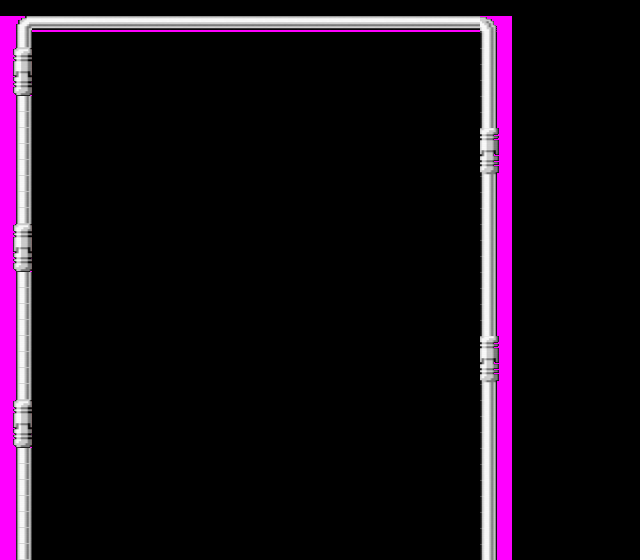

Below is a game level as drawn by its tile map, then a one-line description and the .tmx that defines it (tile-layer data replaced by summaries):
An orthogonal 20x35 tile map with 32x16 px tiles, 2 tile layers (escenario, plataformas) and 97 objects (12x ladrillo-verde, 12x ladrillo-azul, 12x ladrillo-morado, 12x ladrillo-naranja, 12x ladrillo-marron, ...).

<map version="1.0" orientation="orthogonal" width="20" height="35" tilewidth="32" tileheight="16">
 <properties>
  <property name="imagen_fondo" value="fondo-nivel1" />
  <property name="imagen_tileset" value="tileset" />
  <property name="musica" value="musica-nivel1" />
  <property name="x0" value="32" />
  <property name="x1" value="480" />
  <property name="xml_bola" value="/apps/arkanoid/xml/bola.xml" />
  <property name="xml_item" value="/apps/arkanoid/xml/item.xml" />
  <property name="y0" value="32" />
  <property name="y1" value="546" />
 </properties>
 <tileset firstgid="1" name="tileset" tilewidth="32" tileheight="16">
  <image source="../media/tileset.bmp" trans="ff00ff" width="96" height="64" />
 </tileset>
 <layer name="escenario" width="20" height="35">
  <data>[700 cells, 0 non-empty, 0 distinct tile ids]</data>
 </layer>
 <layer name="plataformas" width="20" height="35">
  <data>[700 cells, 82 non-empty, 11 distinct tile ids]</data>
 </layer>
 <objectgroup name="actores" width="20" height="35">
  <object name="Pala" type="pala" x="224" y="496" width="96" height="32">
   <properties>
    <property name="jugador" value="pj1" />
    <property name="xml" value="/apps/arkanoid/xml/pala.xml" />
   </properties>
  </object>
  <object name="Ve" type="ladrillo-verde" x="384" y="96" width="32" height="16">
   <properties>
    <property name="xml" value="/apps/arkanoid/xml/ladrillo.xml" />
   </properties>
  </object>
  <object name="Az" type="ladrillo-azul" x="64" y="176" width="32" height="16">
   <properties>
    <property name="xml" value="/apps/arkanoid/xml/ladrillo.xml" />
   </properties>
  </object>
  <object name="Mo" type="ladrillo-morado" x="64" y="112" width="32" height="16">
   <properties>
    <property name="xml" value="/apps/arkanoid/xml/ladrillo.xml" />
   </properties>
  </object>
  <object name="Ve" type="ladrillo-verde" x="416" y="96" width="32" height="16">
   <properties>
    <property name="xml" value="/apps/arkanoid/xml/ladrillo.xml" />
   </properties>
  </object>
  <object name="Ve" type="ladrillo-verde" x="288" y="96" width="32" height="16">
   <properties>
    <property name="xml" value="/apps/arkanoid/xml/ladrillo.xml" />
   </properties>
  </object>
  <object name="Ve" type="ladrillo-verde" x="320" y="96" width="32" height="16">
   <properties>
    <property name="xml" value="/apps/arkanoid/xml/ladrillo.xml" />
   </properties>
  </object>
  <object name="Ve" type="ladrillo-verde" x="352" y="96" width="32" height="16">
   <properties>
    <property name="xml" value="/apps/arkanoid/xml/ladrillo.xml" />
   </properties>
  </object>
  <object name="Ve" type="ladrillo-verde" x="256" y="96" width="32" height="16">
   <properties>
    <property name="xml" value="/apps/arkanoid/xml/ladrillo.xml" />
   </properties>
  </object>
  <object name="Ve" type="ladrillo-verde" x="224" y="96" width="32" height="16">
   <properties>
    <property name="xml" value="/apps/arkanoid/xml/ladrillo.xml" />
   </properties>
  </object>
  <object name="Ve" type="ladrillo-verde" x="192" y="96" width="32" height="16">
   <properties>
    <property name="xml" value="/apps/arkanoid/xml/ladrillo.xml" />
   </properties>
  </object>
  <object name="Ve" type="ladrillo-verde" x="96" y="96" width="32" height="16">
   <properties>
    <property name="xml" value="/apps/arkanoid/xml/ladrillo.xml" />
   </properties>
  </object>
  <object name="Ve" type="ladrillo-verde" x="160" y="96" width="32" height="16">
   <properties>
    <property name="xml" value="/apps/arkanoid/xml/ladrillo.xml" />
   </properties>
  </object>
  <object name="Ve" type="ladrillo-verde" x="128" y="96" width="32" height="16">
   <properties>
    <property name="xml" value="/apps/arkanoid/xml/ladrillo.xml" />
   </properties>
  </object>
  <object name="Ve" type="ladrillo-verde" x="64" y="96" width="32" height="16">
   <properties>
    <property name="xml" value="/apps/arkanoid/xml/ladrillo.xml" />
   </properties>
  </object>
  <object name="Az" type="ladrillo-azul" x="96" y="176" width="32" height="16">
   <properties>
    <property name="xml" value="/apps/arkanoid/xml/ladrillo.xml" />
   </properties>
  </object>
  <object name="Az" type="ladrillo-azul" x="128" y="176" width="32" height="16">
   <properties>
    <property name="xml" value="/apps/arkanoid/xml/ladrillo.xml" />
   </properties>
  </object>
  <object name="Az" type="ladrillo-azul" x="160" y="176" width="32" height="16">
   <properties>
    <property name="xml" value="/apps/arkanoid/xml/ladrillo.xml" />
   </properties>
  </object>
  <object name="Az" type="ladrillo-azul" x="192" y="176" width="32" height="16">
   <properties>
    <property name="xml" value="/apps/arkanoid/xml/ladrillo.xml" />
   </properties>
  </object>
  <object name="Az" type="ladrillo-azul" x="224" y="176" width="32" height="16">
   <properties>
    <property name="xml" value="/apps/arkanoid/xml/ladrillo.xml" />
   </properties>
  </object>
  <object name="Az" type="ladrillo-azul" x="256" y="176" width="32" height="16">
   <properties>
    <property name="xml" value="/apps/arkanoid/xml/ladrillo.xml" />
   </properties>
  </object>
  <object name="Az" type="ladrillo-azul" x="288" y="176" width="32" height="16">
   <properties>
    <property name="xml" value="/apps/arkanoid/xml/ladrillo.xml" />
   </properties>
  </object>
  <object name="Az" type="ladrillo-azul" x="320" y="176" width="32" height="16">
   <properties>
    <property name="xml" value="/apps/arkanoid/xml/ladrillo.xml" />
   </properties>
  </object>
  <object name="Az" type="ladrillo-azul" x="416" y="176" width="32" height="16">
   <properties>
    <property name="xml" value="/apps/arkanoid/xml/ladrillo.xml" />
   </properties>
  </object>
  <object name="Az" type="ladrillo-azul" x="384" y="176" width="32" height="16">
   <properties>
    <property name="xml" value="/apps/arkanoid/xml/ladrillo.xml" />
   </properties>
  </object>
  <object name="Az" type="ladrillo-azul" x="352" y="176" width="32" height="16">
   <properties>
    <property name="xml" value="/apps/arkanoid/xml/ladrillo.xml" />
   </properties>
  </object>
  <object name="Na" type="ladrillo-naranja" x="416" y="160" width="32" height="16">
   <properties>
    <property name="xml" value="/apps/arkanoid/xml/ladrillo.xml" />
   </properties>
  </object>
  <object name="Ma" type="ladrillo-marron" x="64" y="128" width="32" height="16">
   <properties>
    <property name="xml" value="/apps/arkanoid/xml/ladrillo.xml" />
   </properties>
  </object>
  <object name="Rj" type="ladrillo-rojo" x="64" y="144" width="32" height="16">
   <properties>
    <property name="xml" value="/apps/arkanoid/xml/ladrillo.xml" />
   </properties>
  </object>
  <object name="Rj" type="ladrillo-rojo" x="96" y="144" width="32" height="16">
   <properties>
    <property name="xml" value="/apps/arkanoid/xml/ladrillo.xml" />
   </properties>
  </object>
  <object name="Rj" type="ladrillo-rojo" x="160" y="144" width="32" height="16">
   <properties>
    <property name="xml" value="/apps/arkanoid/xml/ladrillo.xml" />
   </properties>
  </object>
  <object name="Rj" type="ladrillo-rojo" x="128" y="144" width="32" height="16">
   <properties>
    <property name="xml" value="/apps/arkanoid/xml/ladrillo.xml" />
   </properties>
  </object>
  <object name="Rj" type="ladrillo-rojo" x="256" y="144" width="32" height="16">
   <properties>
    <property name="xml" value="/apps/arkanoid/xml/ladrillo.xml" />
   </properties>
  </object>
  <object name="Rj" type="ladrillo-rojo" x="288" y="144" width="32" height="16">
   <properties>
    <property name="xml" value="/apps/arkanoid/xml/ladrillo.xml" />
   </properties>
  </object>
  </objectgroup>
</map>
<!-- 63 of 97 objects omitted -->